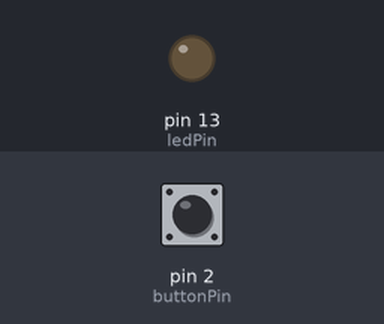
Recording of a sketch running on a simulated Arduino Uno, built with avr-gcc and run on an emulated ATmega328P. Parts: output pins drawn as LEDs (lit = HIGH). The inputs (shaded band) are chosen by the test bench; at power-on: pin 2 (buttonPin) LOW.

Above: at 1.2 s.
1.3 s: pin 2 (buttonPin) pulled HIGH for 0.15 s
At 2.0 s:
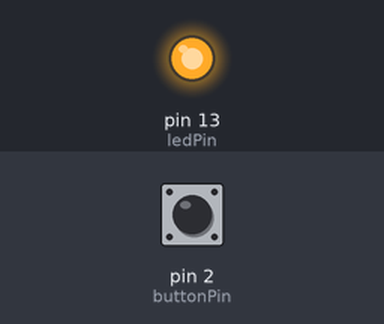
2.9 s: pin 2 (buttonPin) pulled HIGH for 1 s
At 3.2 s:
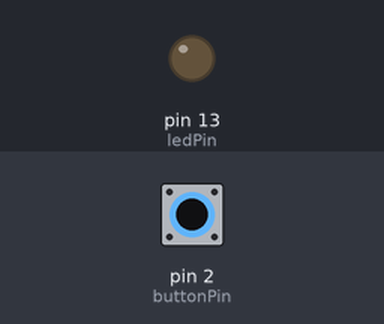
5.4 s: pin 2 (buttonPin) pulled HIGH for 3.2 s
At 6.3 s:
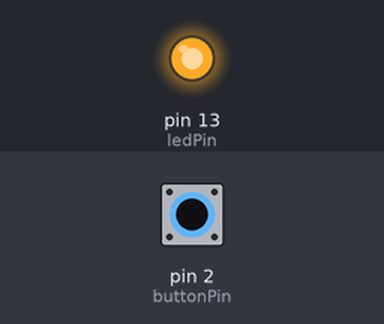
Timing chart, 0 to 8.4 s (numbered marks = the images above; inputs shaded):
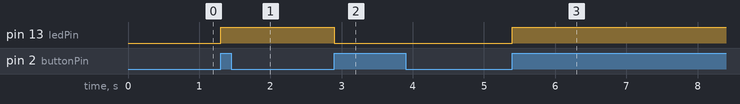

The sketch:

422_0.ino
```cpp
// p.244

const int ledPin = 13;
const int buttonPin = 2;

int led_state = LOW;
bool led_state_changed = false;

void buttonPressed() {
  led_state = (led_state == LOW) ? HIGH : LOW; // 삼항연산자
  led_state_changed = true;
}

void setup() {
  pinMode(ledPin, OUTPUT);
  pinMode(buttonPin, INPUT);
  attachInterrupt(digitalPinToInterrupt(buttonPin), buttonPressed, RISING);
}

void loop() {
  if (led_state_changed) {
    led_state_changed = false;
    digitalWrite(ledPin, led_state);
  }
}
```

Measured:
- after the input at 1.3 s, pin 13 (ledPin): LOW → HIGH at once
- after the input at 2.9 s, pin 13 (ledPin): HIGH → LOW at once
- after the input at 5.4 s, pin 13 (ledPin): LOW → HIGH at once
